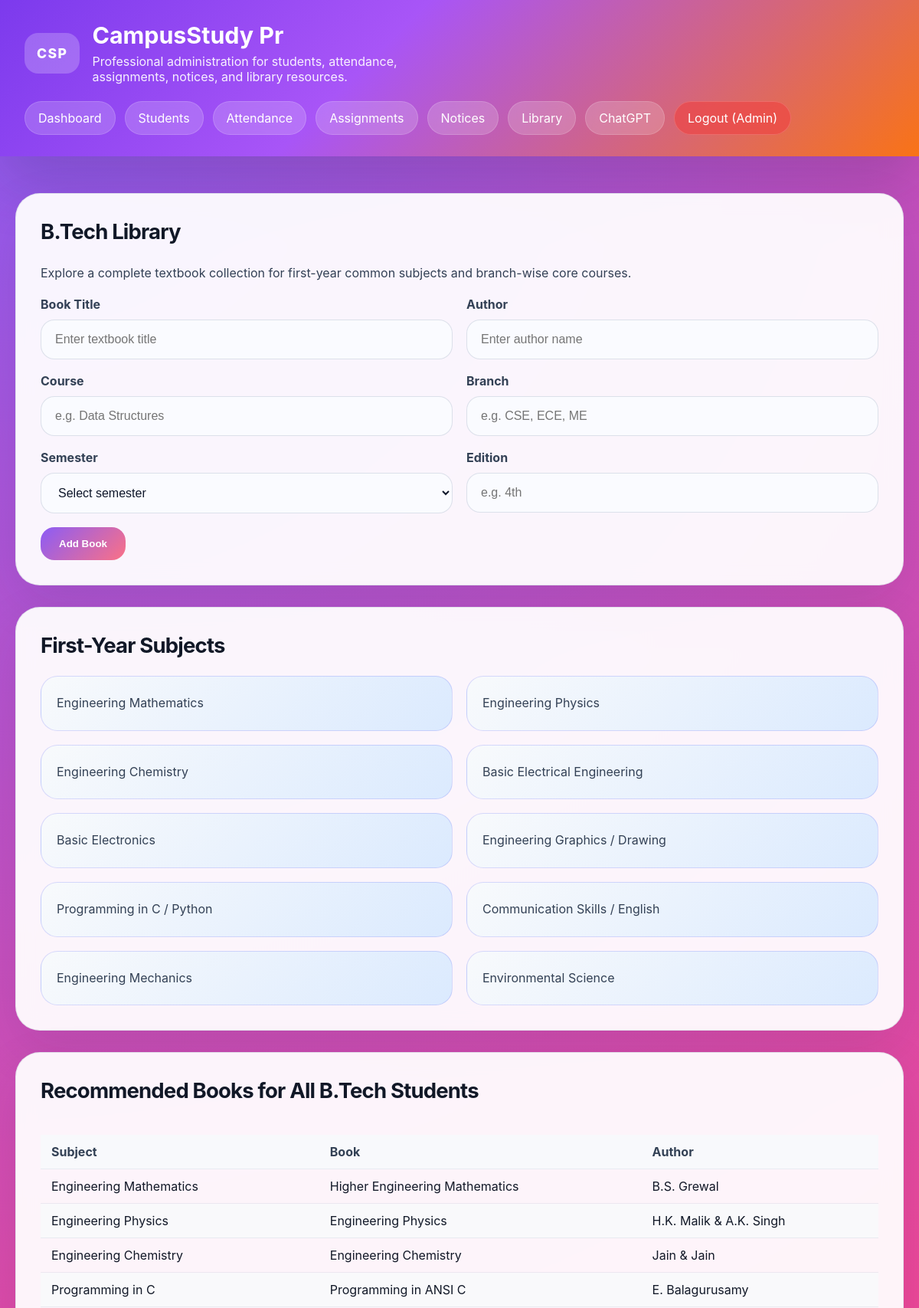
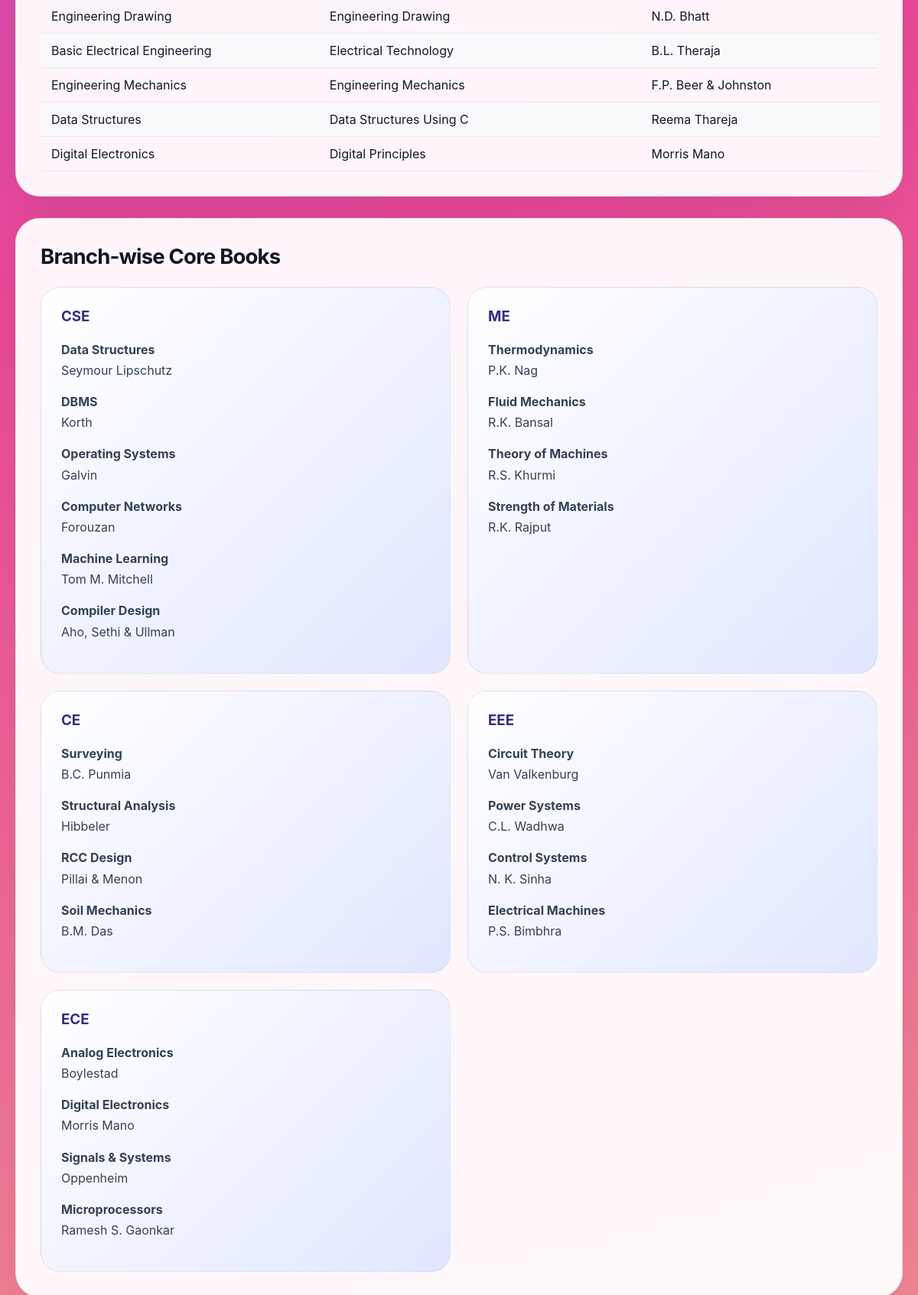
Screenshot of /library (signed in, upper part) with the database file from the repository (2 pictures, top to bottom).
### tables this page shows
CREATE TABLE books (
            id INTEGER PRIMARY KEY AUTOINCREMENT,
            title TEXT NOT NULL,
            author TEXT NOT NULL,
            course TEXT NOT NULL,
            branch TEXT NOT NULL,
            semester TEXT NOT NULL,
            edition TEXT
        );

### app.py (the view, shortened to what this page needs)
@app.route("/library", methods=["GET", "POST"])
@login_required
def library():
    conn = get_db_connection()
    book_rows = conn.execute("SELECT * FROM books ORDER BY branch, semester, course, title").fetchall()
    conn.close()
    return render_template(
        "library.html",
        books=book_rows,
        subjects=COMMON_FIRST_YEAR_SUBJECTS,
        recommended_books=RECOMMENDED_BOOKS,
        branch_books=BRANCH_BOOKS,
        resources=HELPFUL_RESOURCES,
    )

### app.py (called while the page is built)
def get_db_connection():
    conn = sqlite3.connect(DATABASE)
    conn.row_factory = sqlite3.Row
    return conn

def login_required(f):
    @wraps(f)
    def decorated_function(*args, **kwargs):
        if not session.get("logged_in"):
            flash("Please log in to access this page.", "error")
            return redirect(url_for("login"))
        return f(*args, **kwargs)
    return decorated_function

### templates/library.html (shortened to what this page needs)
{% extends "base.html" %}
{% block content %}
<div class="card">
  <h2>B.Tech Library</h2>
  <p>Explore a complete textbook collection for first-year common subjects and branch-wise core courses.</p>
  <form method="post" class="form-grid">
    <div>
      <label for="title">Book Title</label>
      <input type="text" id="title" name="title" placeholder="Enter textbook title" required />
    </div>
    <div>
      <label for="author">Author</label>
      <input type="text" id="author" name="author" placeholder="Enter author name" required />
    </div>
    <div>
      <label for="course">Course</label>
      <input type="text" id="course" name="course" placeholder="e.g. Data Structures" required />
    </div>
    <div>
      <label for="branch">Branch</label>
      <input type="text" id="branch" name="branch" placeholder="e.g. CSE, ECE, ME" required />
    </div>
    <div>
      <label for="semester">Semester</label>
      <select id="semester" name="semester" required>
        <option value="">Select semester</option>
      </select>
    </div>
    <div>
      <label for="edition">Edition</label>
      <input type="text" id="edition" name="edition" placeholder="e.g. 4th" />
    </div>
    <div style="grid-column: 1 / -1;">
      <button type="submit">Add Book</button>
    </div>
  </form>
</div>
<div class="card">
  <h2>First-Year Subjects</h2>
  <ul class="info-grid">
    {% for subject in subjects %}
    <li>{{ subject }}</li>
    {% endfor %}
  </ul>
</div>
<div class="card">
  <h2>Recommended Books for All B.Tech Students</h2>
  <div class="table-responsive book-table-small">
    <table>
      <thead>
        <tr>
          <th>Subject</th>
          <th>Book</th>
          <th>Author</th>
        </tr>
      </thead>
      <tbody>
        {% for item in recommended_books %}
        <tr>
          <td>{{ item.subject }}</td>
          <td>{{ item.title }}</td>
          <td>{{ item.author }}</td>
        </tr>
        {% endfor %}
      </tbody>
    </table>
  </div>
</div>
<div class="card">
  <h2>Branch-wise Core Books</h2>
  <div class="branch-grid">
    {% for branch, books in branch_books.items() %}
    <div class="branch-card">
      <h3>{{ branch }}</h3>
      <ul>
        {% for book in books %}
        <li><strong>{{ book.title }}</strong><br /><span>{{ book.author }}</span></li>
        {% endfor %}
      </ul>
    </div>
    {% endfor %}
  </div>
</div>
{% endblock %}

### templates/base.html (shortened to what this page needs)
<!doctype html>
<html lang="en">
  <head>
    <link rel="stylesheet" href="/static/style.css" />
  </head>
  <body>
    <header>
      <div class="header-left">
        <div class="brand">
          <span class="brand-mark">CSP</span>
          <div>
            <h1>CampusStudy Pr</h1>
            <p>Professional administration for students, attendance, assignments, notices, and library resources.</p>
          </div>
        </div>
      </div>
      <nav>
        {% if session.get('logged_in') %}
          <a href="/">Dashboard</a>
          <a href="/students">Students</a>
          <a href="/attendance">Attendance</a>
          <a href="/assignments">Assignments</a>
          <a href="/notices">Notices</a>
          <a href="/library">Library</a>
          <a href="/doubts">ChatGPT</a>
          <a href="/logout" style="background: rgba(239, 68, 68, 0.65);">Logout (Admin)</a>
        {% else %}
          <a href="/login">Admin Login</a>
        {% endif %}
      </nav>
    </header>
    <main>
      {% block content %}{% endblock %}
    </main>
  </body>
</html>

### static/style.css (style rules this page uses)
body { font-family: Inter, system-ui, -apple-system, BlinkMacSystemFont, "Segoe UI", sans-serif; background: radial-gradient(circle at top left, #8b5cf6 0%, #ec4899 35%, #fde68a 100%); color: #111827; margin: 0; padding: 0; }
header { background: linear-gradient(135deg, #7c3aed 0%, #a855f7 40%, #f97316 100%); color: #ffffff; padding: 28px 32px; box-shadow: 0 32px 80px rgba(15, 23, 42, 0.18); }
.header-left { display: flex; justify-content: space-between; flex-wrap: wrap; gap: 20px; align-items: center; }
.brand { display: flex; align-items: center; gap: 16px; }
.brand-mark { background: rgba(255, 255, 255, 0.22); border-radius: 18px; padding: 16px; font-weight: 800; font-size: 1.1rem; letter-spacing: 0.08em; }
.brand h1 { margin: 0; font-size: 1.9rem; }
.brand p { margin: 6px 0 0; color: rgba(255, 255, 255, 0.92); max-width: 480px; }
nav { display: flex; flex-wrap: wrap; gap: 12px; align-items: center; margin-top: 22px; }
nav a { color: #ffffff; text-decoration: none; padding: 12px 18px; border-radius: 999px; background: rgba(255, 255, 255, 0.18); backdrop-filter: blur(10px); box-shadow: inset 0 0 0 1px rgba(255, 255, 255, 0.16); transition: transform 0.2s ease, background 0.2s ease, box-shadow 0.2s ease; }
main { max-width: 1180px; margin: 24px auto 40px; padding: 0 20px; }
.card { background: rgba(255, 255, 255, 0.94); border: 1px solid rgba(148, 163, 184, 0.25); border-radius: 32px; box-shadow: 0 24px 70px rgba(15, 23, 42, 0.09); padding: 32px; margin-bottom: 28px; backdrop-filter: blur(12px); }
.card h2 { margin-top: 0; font-size: 1.72rem; letter-spacing: -0.03em; color: #111827; }
.card p, .card li { line-height: 1.85; color: #334155; }
.form-grid { display: grid; grid-template-columns: repeat(2, minmax(0, 1fr)); gap: 18px; }
label { display: block; font-weight: 700; margin-bottom: 10px; color: #334155; }
input, select, textarea { width: 100%; padding: 16px 18px; border-radius: 18px; border: 1px solid rgba(148, 163, 184, 0.3); background: #fafbff; font-size: 1rem; color: #0f172a; box-sizing: border-box; transition: border-color 0.2s ease, box-shadow 0.2s ease; }
button, a.button { display: inline-flex; align-items: center; justify-content: center; background: linear-gradient(135deg, #8b5cf6 0%, #fb7185 100%); color: #ffffff; border: none; border-radius: 18px; padding: 14px 24px; cursor: pointer; font-weight: 700; transition: transform 0.2s ease, background 0.2s ease, box-shadow 0.2s ease; text-decoration: none; }
.table-responsive { overflow-x: auto; }
table { width: 100%; border-collapse: collapse; margin-top: 18px; }
table th, table td { padding: 16px 18px; border-bottom: 1px solid rgba(148, 163, 184, 0.16); text-align: left; white-space: nowrap; }
table th { background: rgba(248, 250, 252, 0.95); color: #334155; font-weight: 700; }
table tbody tr:nth-child(even) { background: rgba(248, 250, 252, 0.82); }
.info-grid { display: grid; grid-template-columns: repeat(2, minmax(0, 1fr)); gap: 18px; list-style: none; padding: 0; margin: 22px 0 0 0; }
.info-grid li { background: linear-gradient(135deg, #f8fafc 0%, #dbeafe 100%); border: 1px solid rgba(99, 102, 241, 0.22); border-radius: 22px; padding: 20px; color: #334155; }
.branch-grid { display: grid; grid-template-columns: repeat(2, minmax(0, 1fr)); gap: 22px; margin-top: 18px; }
.branch-card { background: linear-gradient(135deg, #ffffff 0%, #e0e7ff 100%); border: 1px solid rgba(148, 163, 184, 0.22); border-radius: 26px; padding: 26px; }
.branch-card h3 { margin-top: 0; color: #312e81; }
.branch-card ul { list-style: none; padding: 0; margin: 0; }
.branch-card li { margin-bottom: 14px; line-height: 1.7; color: #334155; }
.book-table-small table th, .book-table-small table td { padding: 12px 14px; }

### rows the page displays
books: title "Thermodynamics", author "P.K. Nag"
books: title "Fluid Mechanics", author "R.K. Bansal"
books: title "Structural Analysis", author "Hibbeler"
books: title "Power Systems", author "C.L. Wadhwa"
books: title "Control Systems", author "N. K. Sinha"

### other values shown
{{ subject }} "Engineering Mathematics" "Engineering Physics" "Engineering Chemistry" "Basic Electrical Engineering" "Basic Electronics" "Engineering Graphics / Drawing" "Programming in C / Python" "Communication Skills / English" "Engineering Mechanics" "Environmental Science"
{{ item.subject }} "Engineering Mathematics" "Engineering Physics" "Engineering Chemistry" "Programming in C" "Engineering Drawing" "Basic Electrical Engineering" "Engineering Mechanics" "Data Structures" "Digital Electronics"
{{ item.title }} "Higher Engineering Mathematics" "Engineering Physics" "Engineering Chemistry" "Programming in ANSI C" "Engineering Drawing" "Electrical Technology" "Engineering Mechanics" "Data Structures Using C" "Digital Principles"
{{ item.author }} "B.S. Grewal" "H.K. Malik & A.K. Singh" "Jain & Jain" "E. Balagurusamy" "N.D. Bhatt" "B.L. Theraja" "F.P. Beer & Johnston" "Reema Thareja" "Morris Mano"
{{ branch }} "CSE" "ME" "CE" "EEE" "ECE"
{{ book.title }} "Data Structures" "DBMS" "Operating Systems" "Computer Networks" "Machine Learning" "Compiler Design" "Theory of Machines" "Strength of Materials" "Surveying" "RCC Design" "Soil Mechanics" "Circuit Theory" "Electrical Machines" "Analog Electronics" "Digital Electronics" "Signals & Systems" "Microprocessors"
{{ book.author }} "Seymour Lipschutz" "Korth" "Galvin" "Forouzan" "Tom M. Mitchell" "Aho, Sethi & Ullman" "R.S. Khurmi" "R.K. Rajput" "B.C. Punmia" "Pillai & Menon" "B.M. Das" "Van Valkenburg" "P.S. Bimbhra" "Boylestad" "Morris Mano" "Oppenheim" "Ramesh S. Gaonkar"
